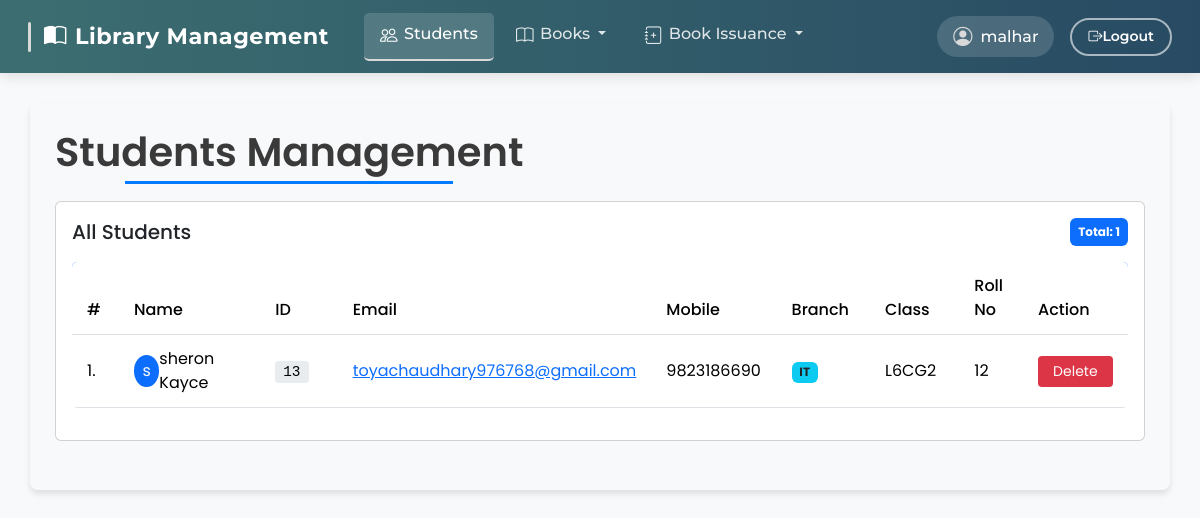
The page /view_students/ (signed in) on the database its author committed.
### library/models.py (models this page shows, shortened)
class Student(models.Model):
    user = models.OneToOneField(User, on_delete=models.CASCADE)
    classroom = models.CharField(max_length=10)
    branch = models.CharField(max_length=10)
    roll_no = models.CharField(max_length=3, blank=True)
    phone = models.CharField(max_length=10, blank=True)
    image = models.ImageField(upload_to="", blank=True)

### library/views.py (the view)
# urls.py: path("view_students/", views.view_students, name="view_students"),
@login_required(login_url = '/admin_login')
def view_students(request):
    students = Student.objects.all()
    return render(request, "view_students.html", {'students':students})

### library/templates/view_students.html (shortened to what this page needs)
{% extends 'admin_navbar.html' %}
{% load static %}
{% block css %}
<link rel="stylesheet" href="https://cdnjs.cloudflare.com/ajax/libs/datatables/1.10.21/css/dataTables.bootstrap4.min.css">
{% endblock %}
{% block body %}
<div class="container student-list-container">
    <h1 class="text-center list-header">Students Management</h1>
    <div class="card mb-4">
        <div class="card-body">
            <div class="d-flex justify-content-between align-items-center mb-3">
                <h5 class="card-title mb-0">
                     All Students
                </h5>
                <span class="badge bg-primary p-2">Total: {{ students|length }}</span>
            </div>
            {% if students %}
            <div class="table-responsive">
                <table class="table table-custom" id="studentsTable">
                    <thead>
                        <tr>
                            <th width="5%">#</th>
                            <th width="18%">Name</th>
                            <th width="10%">ID</th>
                            <th width="18%">Email</th>
                            <th width="12%">Mobile</th>
                            <th width="10%">Branch</th>
                            <th width="10%">Class</th>
                            <th width="7%">Roll No</th>
                            <th width="10%">Action</th>
                        </tr>
                    </thead>
                    <tbody>
                        {% for student in students %}
                        <tr>
                            <td>{{ forloop.counter }}.</td>
                            <td>
                                <div class="d-flex align-items-center">
                                    <div class="avatar-sm bg-primary text-white rounded-circle d-flex align-items-center justify-content-center mr-2" style="width: 32px; height: 32px;">
                                        {{ student.user.get_full_name|slice:":1" }}
                                    </div>
                                    <div>{{ student.user.get_full_name }}</div>
                                </div>
                            </td>
                            <td><span class="student-id">{{ student.user.id }}</span></td>
                            <td><a href="mailto:{{ student.user.email }}">{{ student.user.email }}</a></td>
                            <td>{{ student.phone }}</td>
                            <td>
                                <span class="badge bg-info text-dark">{{ student.branch }}</span>
                            </td>
                            <td>{{ student.classroom }}</td>
                            <td>{{ student.roll_no }}</td>
                            <td>
                                <a href="/delete_student/{{ student.id }}/"
                                   class="btn btn-delete btn-sm"
                                   onclick="return confirm('Are you sure you want to delete this student?')">
                                     Delete
                                </a>
                            </td>
                        </tr>
                        {% endfor %}
                    </tbody>
                </table>
            </div>
            {% else %}
            <div class="empty-message">
                <i class="fas fa-info-circle mr-2"></i> No students found in the database.
            </div>
            {% endif %}
        </div>
    </div>
</div>
{% endblock %}

### library/templates/admin_navbar.html (shortened to what this page needs)
<!doctype html>
<html lang="en">
  <head>
    <link href="https://cdn.jsdelivr.net/npm/bootstrap@5.3.2/dist/css/bootstrap.min.css" rel="stylesheet">
    <link rel="stylesheet" href="https://cdn.datatables.net/1.13.6/css/jquery.dataTables.min.css">
    <link rel="stylesheet" href="https://cdn.datatables.net/buttons/2.4.1/css/buttons.dataTables.min.css">
    <link href="https://cdn.jsdelivr.net/npm/bootstrap-icons@1.11.1/font/bootstrap-icons.css" rel="stylesheet">
    {% block css %}{% endblock %}
  </head>
  <body>
    <nav class="navbar navbar-expand-lg navbar-dark">
      <div class="container-fluid">
        <a class="navbar-brand" href="#">
          <i class="bi bi-book-half me-2"></i>Library Management
        </a>
        <div class="collapse navbar-collapse" id="mainNavigation">
          <ul class="navbar-nav me-auto mb-2 mb-lg-0">
            <li class="nav-item">
              <a class="nav-link" href="/view_students/">
                <i class="bi bi-people"></i>Students
              </a>
            </li>
            <li class="nav-item dropdown">
              <a class="nav-link dropdown-toggle" href="#" id="booksDropdown" role="button" data-bs-toggle="dropdown" aria-expanded="false">
                <i class="bi bi-book"></i>Books
              </a>
            </li>
            <li class="nav-item dropdown">
              <a class="nav-link dropdown-toggle" href="#" id="issueBookDropdown" role="button" data-bs-toggle="dropdown" aria-expanded="false">
                <i class="bi bi-journal-plus"></i>Book Issuance
              </a>
            </li>
          </ul>
          <div class="d-flex align-items-center">
            <span class="navbar-text">
              <i class="bi bi-person-circle"></i>{{ request.user }}
            </span>
            <a href="/logout/" class="btn btn-outline-danger btn-sm ms-3">
              <i class="bi bi-box-arrow-right"></i>Logout
            </a>
          </div>
        </div>
      </div>
    </nav>
    <div class="container-fluid mt-4">
      {% block body %}{% endblock %}
    </div>
  </body>
</html>

### library/templates/admin_navbar.html (style rules this page uses)
:root { --primary: #3c6e71; --secondary: #284b63; --accent: #d9d9d9; --light: #f0f9ff; --dark: #353535; --danger: #d62828; }
body { font-family: 'Poppins', sans-serif; background-color: #f8f9fa; }
.navbar { background: linear-gradient(to right, var(--primary), var(--secondary)) !important; padding: 0.8rem 1rem; box-shadow: 0 4px 12px rgba(0, 0, 0, 0.1); font-family: 'Montserrat', sans-serif; }
.navbar-brand { font-weight: 700; font-size: 1.4rem; color: white !important; letter-spacing: 0.5px; padding: 0.25rem 1rem; position: relative; transition: all 0.3s ease; }
.navbar-brand::before { content: ''; position: absolute; height: 30px; width: 3px; background-color: var(--accent); left: 0; top: 50%; transform: translateY(-50%); border-radius: 2px; }
.nav-link { color: rgba(255, 255, 255, 0.85) !important; font-weight: 500; padding: 0.6rem 1rem !important; margin: 0 0.2rem; border-radius: 5px; transition: all 0.3s ease; }
.nav-link.active { color: white !important; background-color: rgba(255, 255, 255, 0.15); border-bottom: 2px solid var(--accent); }
.nav-link .bi { font-size: 1.1rem; margin-right: 0.4rem; vertical-align: -0.125em; }
.navbar-text { color: white !important; font-weight: 500; background-color: rgba(255, 255, 255, 0.15); padding: 0.4rem 1rem; border-radius: 50px; display: flex; align-items: center; }
.navbar-text .bi { font-size: 1.2rem; margin-right: 0.5rem; color: var(--accent); }
.btn-outline-danger { border-width: 2px; font-weight: 600; padding: 0.4rem 1rem; border-radius: 50px; transition: all 0.3s ease; color: white; border-color: rgba(255, 255, 255, 0.6); background-color: transparent; }

### library/templates/view_students.html (style rules this page uses)
.student-list-container { background-color: #f8f9fa; border-radius: 8px; box-shadow: 0 4px 6px rgba(0, 0, 0, 0.1); padding: 25px; margin-top: 30px; margin-bottom: 30px; }
.list-header { color: #3a3a3a; font-weight: 600; margin-bottom: 25px; position: relative; display: inline-block; }
.list-header:after { content: ''; position: absolute; width: 70%; height: 3px; background-color: #007bff; bottom: -8px; left: 15%; }
.table-custom { border-collapse: separate; border-spacing: 0; border-radius: 5px; overflow: hidden; }
.table-custom thead { background-color: #0d6efd; color: white; }
.table-custom thead th { border: none !important; padding: 12px 15px; font-weight: 500; }
.table-custom tbody td { padding: 12px 15px; vertical-align: middle; border-top: 1px solid #dee2e6; }
.student-id { background-color: #e9ecef; padding: 3px 8px; border-radius: 4px; font-family: monospace; font-size: 0.9em; }
.btn-delete { background-color: #dc3545; border: none; border-radius: 4px; color: white; padding: 5px 15px; transition: all 0.3s; }

### rows shown on the page
Student: user.get_full_name "s", user.get_full_name "sheron Kayce", user.id "13", user.email "toyachaudhary976768@gmail.com", phone "9823186690", branch "IT", classroom "L6CG2", roll_no "12"

### other values the page prints
{{ request.user }} "malhar"
{{ students|length }} "1"
